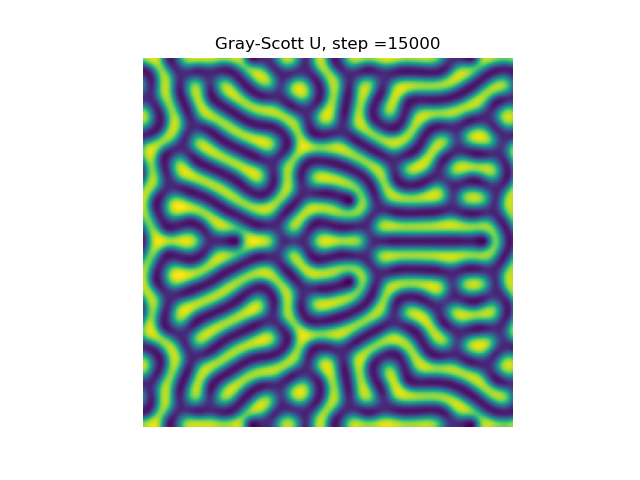

Write the Python code that produced this figure.
#! /usr/bin/env python3
#
def gray_scott_movie_test ( ):

#*****************************************************************************80
#
## gray_scott_movie_test() tests gray_scott_movie().
#
#  Licensing:
#
#    This code is distributed under the MIT license.
#
#  Modified:
#
#    18 February 2025
#
#  Author:
#
#    John Burkardt
#
  import matplotlib
  import numpy as np
  import platform

  print ( '' )
  print ( 'gray_scott_movie_test():' )
  print ( '  python version: ' + platform.python_version ( ) )
  print ( '  numpy version:  ' + np.version.version )
  print ( '  matplotlib version: ' + matplotlib.__version__ )
  print ( '  gray_scott_movie() solves the 2D Gray-Scott ' )
  print ( '  reaction-diffusion equation, and makes a movie.' )
#
#  Set the grid size.
#
  n = 200
#
#  Use the same grid size for x and y.
#
  nx = n
  ny = n
#
#  Assume the grid spacing is 1.
#
  dx = 1.0
  dy = 1.0
#
#  Set the diffusion coefficients for U and V.
#
  du = 0.3
  dv = 0.15
#
#  There are several interesting choices for the feed and kill rates.
#
#  Rings.
#
  if ( False ):
    f = 0.01
    k = 0.1
#
#  Splits.
#
  elif ( False ):
    f = 0.0367
    k = 0.0649
#
#  Coral.
#
  elif ( True ):
    f = 0.0545
    k = 0.0620
#
#  Bubbles.
#
  elif ( False ):
    f = 0.012
    k = 0.05
#
#  Waves.
#
  elif ( False ):
    f = 0.025
    k = 0.05
#
#  Set the time step.
#
  dt = 1.0
#
#  Choose the initial condition.
#
  if ( True ):
    initial_condition = 'wavefront'
  elif ( False ):
    initial_condition = 'bar'
  else:
    initial_condition = 'square'

  gray_scott_movie ( nx, ny, f, k, dx, dy, dt, du, dv, initial_condition )
#
#  Terminate.
#
  print ( '' )
  print ( 'gray_scott_movie_test():' )
  print ( '  Normal end of execution.' )

  return

def gray_scott_movie ( nx, ny, f, k, dx, dy, dt, du, dv, initial_condition ):

#*****************************************************************************80
#
## gray_scott_movie() generates Gray-Scott solutions and creates a movie.
#
#  Licensing:
#
#    This code is distributed under the MIT license.
#
#  Modified:
#
#    13 January 2021
#
#  Author:
#
#    John Burkardt
#
#  Input:
#
#    integer nx, ny: the number of columns and rows of data.
#
#    real f, k: the flow rate and the kill rate.
#
#    real dx, dy: the x and y spacing.
#
#    real dt: the time step.
#
#    real du, dv: the diffusion rates for u and v.
#
#    character initial_condition: a choice of one of three patterns:
#    'wavefront'
#    'bar'
#    'square'
#
  import matplotlib.pyplot as plt
  import numpy as np

  filename = 'gray_scott_movie_00000.png'
#
#  Compute the sequence of solutions.
#
  nt = 15001

  for it in range ( 0, nt ):
#
#  On first step, initialize the data.
#
    if ( it == 0 ):

      u = np.ones ( [ nx, ny ] )
      v = np.zeros ( [ nx, ny ] )

      xm = nx // 2 - 1
      ym = ny // 2 - 1

      if ( initial_condition == 'wavefront' ):
        u[xm-30:xm+31,ym-6:ym-3] = 0.75
        u[xm-30:xm+31,ym-3:ym  ] = 0.50
        u[xm-30:xm+31,ym  :ym+3] = 0.25
        u[xm-30:xm+31,ym+3:ym+6] = 0.00
        v[xm-30:xm+31,ym+3:ym+6] = 1.00
      elif ( initial_condition == 'bar' ): 
        u[xm-10:xm+11,ym-2:ym+3] = 0.0
        v[xm-10:xm+11,ym-2:ym+3] = 1.0
      else:
        u[xm-5:xm+6,ym-5:ym+6] = 0.0
        v[xm-5:xm+6,ym-5:ym+6] = 1.0
#
#  On subsequent steps, use the Euler method to update the data.
#
    else:

      uLaplace = laplacian9_torus ( u, dx, dy )
      vLaplace = laplacian9_torus ( v, dx, dy )

      dudt = du * uLaplace - u * v**2 + f * ( 1.0 - u )
      dvdt = dv * vLaplace + u * v**2 - ( f + k ) * v

      u = u + dt * dudt
      v = v + dt * dvdt
#
#  Display the data, and create a graphics frame, and add it to the movie.
#
    if ( ( it % 100 ) == 0 ):
      plt.imshow ( u )
      label = 'Gray-Scott U, step =' + str ( it )
      plt.title ( label )
      plt.axis ( 'equal' )
      plt.axis ( 'off' )
      plt.savefig ( filename )
      print ( '  Graphics saved as "' + filename + '"' )
      filename = filename_inc ( filename )

  return

def laplacian9_torus ( A, dx, dy ):

#*****************************************************************************80
#
## laplacian9_torus() uses a 9 point Laplacian stencil on a 2D torus.
#
#  Discussion:
#
#    1) Assumes the region is a rectangular torus
#    2) Assumes the mesh is uniform in both X and Y directions.
#    3) Assumes the spacing is dx in both directions.
#
#    Because of the periodic boundary conditions, the first and last rows
#    and columns are identified, that is, equivalent.  Therefore, when
#    computing indices im1, ip1, jm1, jp1, we have to skip over the last
#    row or column.
#
#  Licensing:
#
#    This code is distributed under the MIT license.
#
#  Modified:
#
#    17 February 2025
#
#  Author:
#
#    John Burkardt
#
#  Input:
#
#    real A(NXP,NYP): function values, sampled on a regular 2D grid.
#
#    real DX, DY: the grid spacing in the X and Y directions.
#
#  Output:
#
#    real L(NXP,NYP): the values of the Laplacian, as estimated by the
#    9 point periodic stencil.
#
  import numpy as np

  nxp, nyp = A.shape
  L = np.zeros ( [ nxp, nyp ] )

  for j in range ( 0, nyp ):

    if ( j == nyp - 2 ):
      jp1 = 0
    elif ( j == nyp - 1 ):
      jp1 = 1
    else:
      jp1 = j + 1

    if ( j == 0 ):
      jm1 = nyp - 2
    else:
      jm1 = j - 1

    for i in range ( 0, nxp ):

      if ( i == nxp - 2 ):
        ip1 = 0
      elif ( i == nxp - 1 ):
        ip1 = 1
      else:
        ip1 = i + 1

      if ( i == 0 ):
        im1 = nxp - 2
      else:
        im1 = i - 1

      L[i,j] = \
        ( 1.0 * A[im1,jm1] +  4.0 * A[im1,j] + 1.0 * A[im1,jp1] \
        + 4.0 * A[i,  jm1] - 20.0 * A[i,j]   + 4.0 * A[i,  jp1] \
        + 1.0 * A[ip1,jm1] +  4.0 * A[ip1,j] + 1.0 * A[ip1,jp1] ) \
        / 6.0 / dx**2

  return L

def filename_inc ( filename ):

#*****************************************************************************80
#
## filename_inc() generates the next filename in a series.
#
#  Discussion:
#
#    It is assumed that the digits in the name, whether scattered or
#    connected, represent a number that is to be increased by 1 on
#    each call.  If this number is all 9's on input, the output number
#    is all 0's.  Non-numeric letters of the name are unaffected..
#
#    If the name is empty, then the routine stops.
#
#    If the name contains no digits, the empty string is returned.
#
#  Example:
#
#      Input            Output
#      -----            ------
#      'a7to11.txt'     'a7to12.txt'  (typical case.  Last digit incremented)
#      'a7to99.txt'     'a8to00.txt'  (last digit incremented, with carry.)
#      'a9to99.txt'     'a0to00.txt'  (wrap around)
#      'cat.txt'        ' '           (no digits in input name.)
#      ' '              STOP!         (error.)
#
#  Licensing:
#
#    This code is distributed under the MIT license.
#
#  Modified:
#
#    10 February 2010
#
#  Author:
#
#    John Burkardt
#
#  Input:
#
#    string FILENAME, the string to be incremented.
#
#  Output:
#
#    string FILENAME, the incremented string.
#
  i0 = ord ( '0' )
  i8 = ord ( '8' )
  i9 = ord ( '9' )

  lens = len ( filename )

  if ( lens <= 0 ):
    return None

  change = 0
  filename2 = ''

  for i in range ( lens - 1, -1, -1 ):

    c = filename[i]

    ic = ord ( c )

    if ( change < 2 and i0 <= ic and ic <= i8 ):
      ic = ic + 1
      filename2 = chr ( ic ) + filename2
      change = 2
    elif ( change == 0 and ic == i9 ):
      change = 1
      c = '0'
      filename2 = c + filename2
    else:
      filename2 = c + filename2

  if ( change == 0 ):
    filename2 = None

  return filename2

def timestamp ( ):

#*****************************************************************************80
#
## timestamp() prints the date as a timestamp.
#
#  Licensing:
#
#    This code is distributed under the MIT license. 
#
#  Modified:
#
#    21 August 2019
#
#  Author:
#
#    John Burkardt
#
  import time

  t = time.time ( )
  print ( time.ctime ( t ) )

  return

if ( __name__ == '__main__' ):
  timestamp ( )
  gray_scott_movie_test ( )
  timestamp ( )
